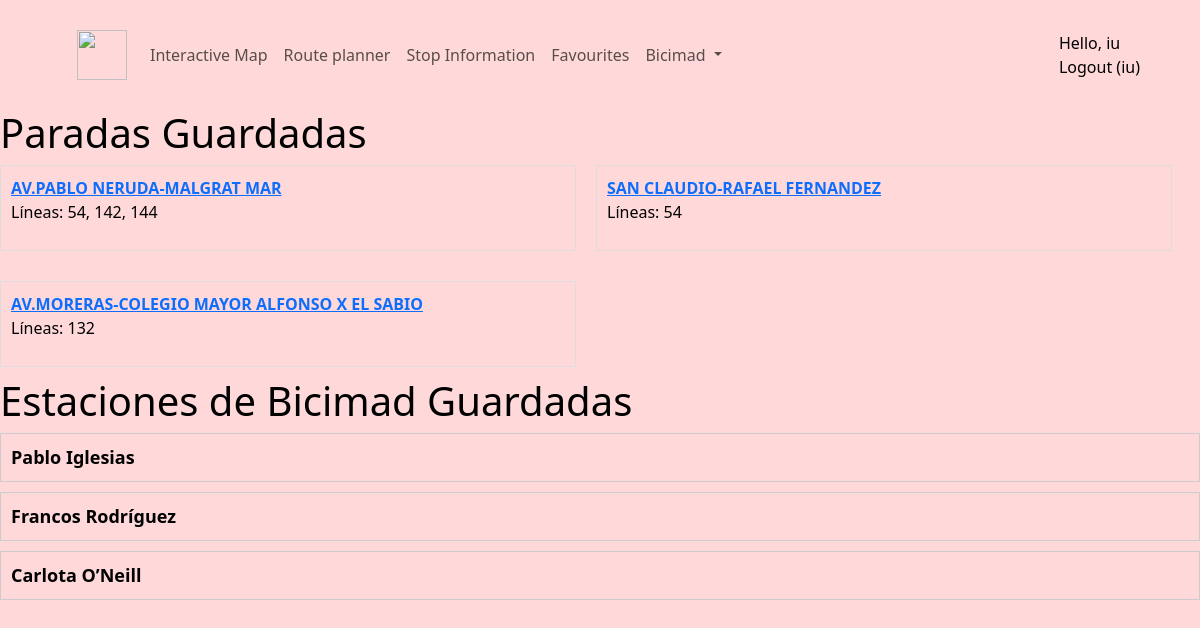
/favourite (signed in), run on the app's committed database.
### mainapp/models.py (models this page shows, shortened)
class savedStops(models.Model):
    user=models.ForeignKey(User,null=True,on_delete=models.SET_NULL)
    savedStop=models.ForeignKey(Estacion,null=True,on_delete=models.SET_NULL)

class Estacion(models.Model):
    IDESTACION                  = models.IntegerField(primary_key=True)
    DENOMINACION                = models.CharField(max_length=255)
    LINEAS                      = models.CharField(max_length=255)
    longitude                   = models.FloatField()
    latitude                    = models.FloatField()
    ACONDICIONAMIENTOVIAJEROS   =models.IntegerField()

class savedBICIMAD(models.Model):
    user=models.ForeignKey(User,null=True,on_delete=models.SET_NULL)
    savedStation=models.ForeignKey(BicimadStation,null=True,on_delete=models.SET_NULL)

class BicimadStation(models.Model):
    id                  = models.AutoField(primary_key=True)
    latitude            = models.FloatField()
    longitude           = models.FloatField()
    name                = models.CharField(max_length=555)
    number              = models.CharField(max_length=100)
    address             = models.CharField(max_length=555)
    activate            = models.IntegerField()
    no_available            = models.IntegerField()
    total_bases             = models.IntegerField()
    dock_bikes          = models.IntegerField()
    free_bases          = models.IntegerField()
    reservations_count  = models.IntegerField()

### mainapp/views.py (the view)
# urls.py: path('favourite', views.favourite, name="favourite"),
@login_required
def favourite(request):
    if request.user.is_authenticated:
        paradas_guardadas = savedStops.objects.filter(user=request.user)
        estaciones_bicimad = savedBICIMAD.objects.filter(user=request.user)
        context = {'paradas_guardadas': paradas_guardadas, 'estaciones_bicimad': estaciones_bicimad}
        return render(request, 'mainapp/favourite.html', context)
    else:
        context = 'No tiene paradas guardadas'
        return render(request, 'mainapp/error.html', context)

### mainapp/templates/mainapp/favourite.html (shortened to what this page needs)
{% extends 'mainapp/base.html' %}
{% load static %}
{% block content %}
    <h1>Paradas Guardadas</h1>
    {% if paradas_guardadas %}
        <div class="paradas-container">
            {% for parada in paradas_guardadas %}
                <div class="parada-item">
                    <a href="{% url 'stop_detail' stop_number=parada.savedStop.IDESTACION %}">
                        <strong>{{ parada.savedStop.DENOMINACION }}</strong>
                    </a>
                    <p>Líneas: {{ parada.savedStop.LINEAS }}</p>
                </div>
            {% endfor %}
        </div>
    {% else %}
        <p>No tienes paradas guardadas.</p>
    {% endif %}
    <h1>Estaciones de Bicimad Guardadas</h1>
    {% if estaciones_bicimad %}
        <div class="bicimad-container">
            {% for bicimad in estaciones_bicimad %}
                <div class="bicimad-item">
                    <div class="nombre-estacion" onclick="toggleInfo('{{ bicimad.id }}')">
                        <strong>{{ bicimad.savedStation.name }}</strong>
                    </div>
                </div>
            {% endfor %}
        </div>
    {% else %}
        <p>No tienes estaciones de Bicimad guardadas.</p>
    {% endif %}
{% endblock %}

### mainapp/templates/mainapp/navbar.html (shortened to what this page needs)
{% load static %}
<nav class="navbar navbar-expand-lg navbar-light" style="margin-right: 5%; margin-left: 5%;">
  <a class="navbar-brand m-3" href="/">
    <img src="https://i.imgur.com/XWCXWpU.png" height="50px" style="margin:1%;">
  </a>
  <div class="collapse navbar-collapse" id="navbar-menu">
    <ul class="navbar-nav mr-auto">
      <li class="nav-item">
        <a class="nav-link" href="map">Interactive Map</a>
      </li>
      <li class="nav-item">
        <a class="nav-link" href="route">Route planner</a>
      </li>
      <li class="nav-item">
        <a class="nav-link" href="search_stop">Stop Information</a>
      </li>
      {% if user.is_authenticated %}
      <li class="nav-item">
        <a class="nav-link" href="favourite">Favourites</a>
      </li>
      {% endif %}
      <li class="nav-item dropdown">
        <a class="nav-link dropdown-toggle" href="#" id="navbarDropdownMenuLink" data-toggle="dropdown" aria-haspopup="true" aria-expanded="false">
          Bicimad
        </a>
      </li>
    </ul>
  </div>
    <div >
      <div id="hello-msg" class="mr-3">Hello, {{request.user}}</div>
      {% if not user.is_authenticated %}
        <a class="nav-link" href="login">Login</a>
      {% else %}
        <a class="nav-link" href="logout">Logout&nbsp;({{request.user}})</a>
      {% endif %}
    </div>
</nav>

### mainapp/templates/mainapp/favourite.html (style rules this page uses)
.paradas-container { display: flex; flex-wrap: wrap; gap: 20px; }
.parada-item { width: 48%; border: 1px solid #ddd; padding: 10px; margin-bottom: 10px; }
.bicimad-item { border: 1px solid #ccc; padding: 10px; margin-bottom: 10px; }
.nombre-estacion { font-size: 18px; font-weight: bold; cursor: pointer; }

### mainapp/templates/mainapp/base.html (style rules this page uses)
body { background-color: #ffd9d9; color: rgb(0, 0, 0); }

### data on the page
savedStops: savedStop.DENOMINACION "AV.PABLO NERUDA-MALGRAT MAR", savedStop.LINEAS "54, 142, 144"
savedStops: savedStop.DENOMINACION "SAN CLAUDIO-RAFAEL FERNANDEZ", savedStop.LINEAS "54"
savedStops: savedStop.DENOMINACION "AV.MORERAS-COLEGIO MAYOR ALFONSO X EL SABIO", savedStop.LINEAS "132"
savedBICIMAD: savedStation.name "Pablo Iglesias"
savedBICIMAD: savedStation.name "Francos Rodríguez"
savedBICIMAD: savedStation.name "Carlota O’Neill"

### other printed values
{{ request.user }} "iu"
